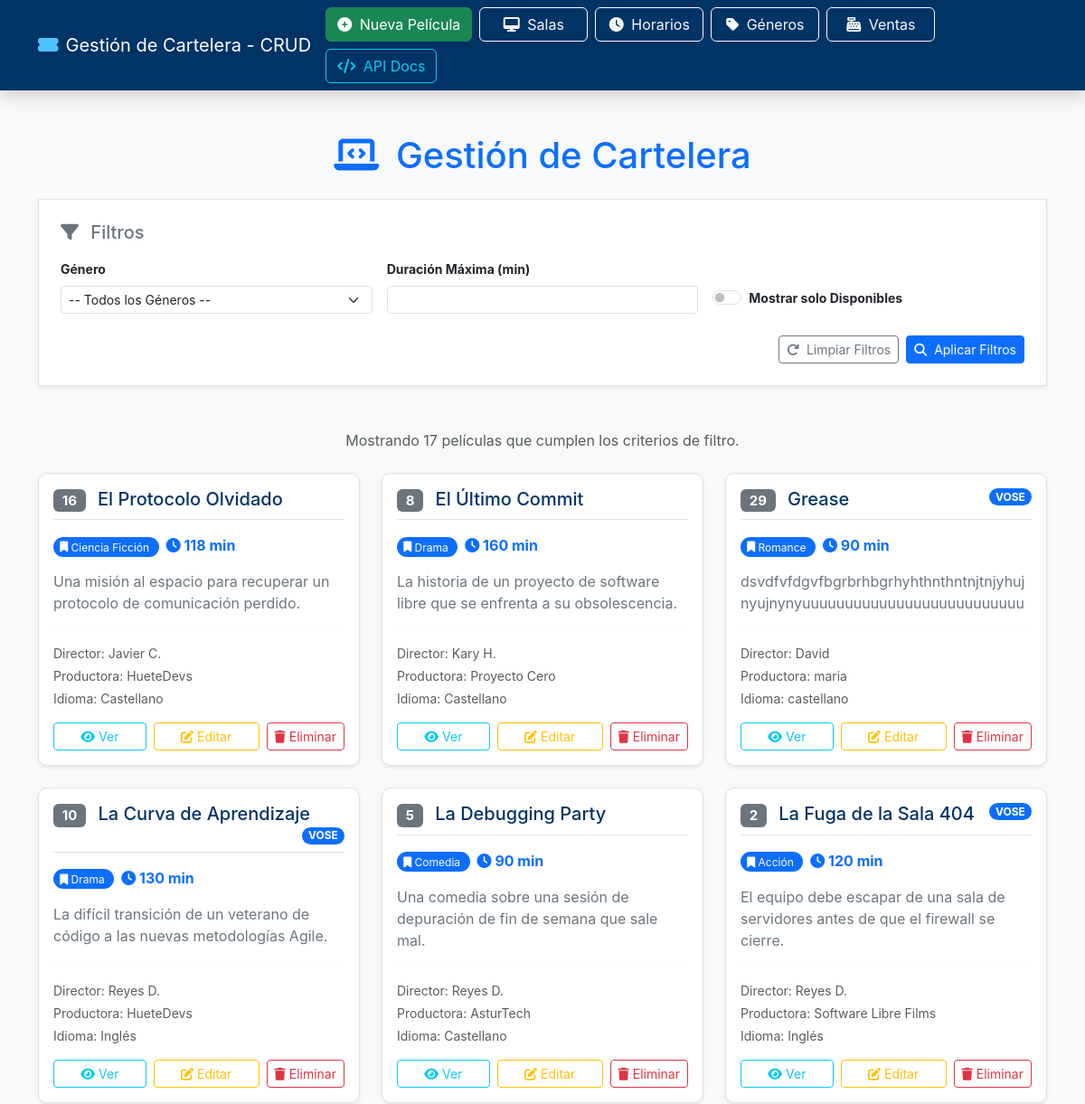
Before: / (upper part) with the older database file.
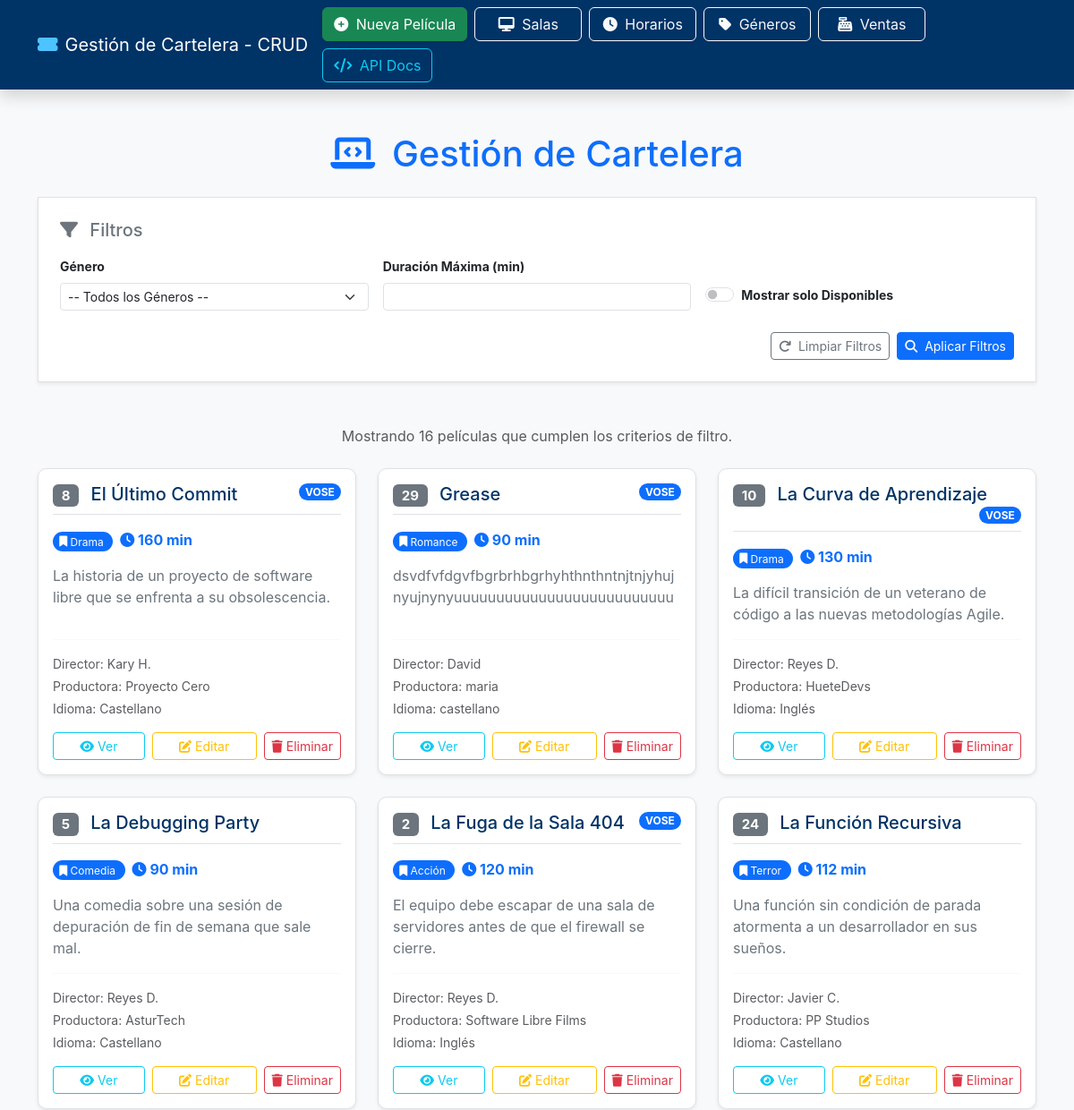
After: the same page with the newer database file.
### app/models/pelicula.py (models this page shows, shortened)
class PeliculaORM(Base):
    __tablename__ = "peliculas"
    id: Mapped[int] = mapped_column(primary_key=True, autoincrement=True)
    titulo: Mapped[str] = mapped_column(String(255), nullable=False)
    genero_id: Mapped[int] = mapped_column(ForeignKey("generos.id"), nullable=False)
    duracion: Mapped[int] = mapped_column(Integer, nullable=False) # int, no float
    disponible: Mapped[bool] = mapped_column(Boolean, default=True, nullable=False)
    director: Mapped[str | None] = mapped_column(String(100), nullable=True)
    descripcion: Mapped[str | None] = mapped_column(String(1000), nullable=True)
    trailer: Mapped[str | None] = mapped_column(String(255), nullable=True)
    productora: Mapped[str | None] = mapped_column(String(100), nullable=True)
    idioma: Mapped[str | None] = mapped_column(String(50), nullable=True)
    vose: Mapped[bool | None] = mapped_column(Boolean, nullable=True)
    actores: Mapped[list[str] | None] = mapped_column(JSON, nullable=True)
    genero: Mapped["GeneroORM"] = relationship(back_populates="peliculas")

### app/models/genero.py (models this page shows, shortened)
class GeneroORM(Base):
    __tablename__ = "generos"
    id: Mapped[int] = mapped_column(primary_key=True, autoincrement=True)
    nombre: Mapped[str] = mapped_column(String(100), nullable=False, unique=True)
    descripcion: Mapped[str | None] = mapped_column(String(500), nullable=True)
    peliculas: Mapped[List["PeliculaORM"]] = relationship(
        back_populates="genero",
        cascade="all, delete-orphan" # Opcional: si borro un género, borra sus películas
    )

### app/main.py (the view)
@app.get("/", tags=["Web UI"])
def homepage_cartelera(
    request: Request,
    db: Session = Depends(get_db),
    genero_id: Optional[str] = Query(None),
    duracion_max: Optional[str] = Query(None),
    disponible: Optional[str] = Query(None) # Recibe "True" o None
):
    clean_genero_id = int(genero_id) if genero_id and genero_id.isdigit() else None
    clean_duracion_max = int(duracion_max) if duracion_max and duracion_max.isdigit() else None
    filtro_disponible_bool = disponible == "True"
    peliculas = pelicula_service.get_peliculas_filtradas(
        db=db,
        genero_id=clean_genero_id,
        duracion_max=clean_duracion_max,
        disponible=filtro_disponible_bool
    )
    generos_disponibles = genero_service.get_all_generos(db)
    filtros_activos = {
        'genero_id': clean_genero_id,
        'duracion_max': clean_duracion_max,
        'disponible': filtro_disponible_bool
    }
    return templates.TemplateResponse(
        "index.html",
        {
            "request": request,
            "titulo": "Gestión de Cartelera - CRUD",
            "peliculas": peliculas,
            "generos": generos_disponibles,
            "filtros_activos": filtros_activos
        }
    )

### templates/index.html (shortened to what this page needs)
<!DOCTYPE html>
<html lang="es">
<head>
    <link href="https://cdn.jsdelivr.net/npm/bootstrap@5.3.3/dist/css/bootstrap.min.css" rel="stylesheet"
        xintegrity="sha384-QWTKZyjpPEjISv5WaRU9OFeRpok6YctnYmDr5pNlyT2bRjXh0JMhjY6hW+ALEwIH">
    <link rel="stylesheet" href="https://cdnjs.cloudflare.com/ajax/libs/font-awesome/6.5.2/css/all.min.css"
        xintegrity="sha512-SnH5WK+bZxgPHs44uWIX+LLMDJzL3gUq73K2qI90U8v8lC6W9lJvGvE8j+N5i3F3aH8O/2p1x9h6O2A1g==" />
</head>
<body>
    <nav class="navbar navbar-expand-lg navbar-dark shadow sticky-top">
        <div class="container">
            <a class="navbar-brand d-flex align-items-center" href="/">
                <i class="fas fa-ticket-alt me-2"></i>
                {{ titulo }}
            </a>
            <div class="collapse navbar-collapse" id="navbarNav">
                <div class="d-flex flex-wrap ms-auto gap-2 py-2 py-lg-0">
                    <a href="/peliculas/nueva" class="btn btn-success shadow-sm btn-entity">
                        <i class="fas fa-plus-circle me-1"></i> Nueva Película
                    </a>
                    <a href="/salas/" class="btn btn-outline-light btn-entity">
                        <i class="fas fa-desktop me-1"></i> Salas
                    </a>
                    <a href="/horarios/" class="btn btn-outline-light btn-entity">
                        <i class="fas fa-clock me-1"></i> Horarios
                    </a>
                    <a href="/generos/gestion" class="btn btn-outline-light btn-entity">
                        <i class="fas fa-tag me-1"></i> Géneros
                    </a>
                    <a href="/ventas/" class="btn btn-outline-light btn-entity">
                        <i class="fas fa-cash-register me-1"></i> Ventas
                    </a>
                    <a href="/docs" target="_blank" class="btn btn-outline-info btn-entity">
                        <i class="fas fa-code me-1"></i> API Docs
                    </a>
                </div>
            </div>
        </div>
    </nav>
    <main class="container my-5">
        <h1 class="text-center mb-4 text-primary-accent"><i class="fas fa-laptop-code me-2"></i> Gestión de Cartelera</h1>
        <form method="GET" action="/" class="p-4 mb-5 border rounded-lg bg-white shadow-sm">
            <h5 class="mb-3 text-secondary"><i class="fas fa-filter me-2"></i> Filtros</h5>
            <div class="row g-3">
                <div class="col-md-4">
                    <label for="genero_id" class="form-label small fw-bold">Género</label>
                    <select class="form-select form-select-sm" id="genero_id" name="genero_id">
                        <option value="">-- Todos los Géneros --</option>
                    </select>
                </div>
                <div class="col-md-4">
                    <label for="duracion_max" class="form-label small fw-bold">Duración Máxima (min)</label>
                    <input type="number" class="form-control form-control-sm" id="duracion_max" name="duracion_max" min="0"
                           value="{{ filtros_activos.duracion_max if filtros_activos.duracion_max else '' }}">
                </div>
                <div class="col-md-4 d-flex align-items-end">
                    <div class="form-check form-switch pb-1">
                        <input class="form-check-input" type="checkbox" id="disponible" name="disponible"
                               value="True" {% if filtros_activos.disponible %}checked{% endif %}>
                        <label class="form-check-label small fw-bold" for="disponible">
                            Mostrar solo Disponibles
                        </label>
                    </div>
                </div>
            </div>
            <div class="d-flex justify-content-end gap-2 mt-4">
                <a href="/" class="btn btn-outline-secondary btn-sm"><i class="fas fa-redo me-1"></i> Limpiar Filtros</a>
                <button type="submit" class="btn btn-primary btn-sm"><i class="fas fa-search me-1"></i> Aplicar Filtros</button>
            </div>
        </form>
        <p class="text-center text-muted mb-4">Mostrando {{ peliculas|length }} películas que cumplen los criterios de filtro.</p>
        <div class="row row-cols-1 row-cols-md-2 row-cols-lg-3 g-4">
            {% for pelicula in peliculas %}
            <div class="col">
                <div class="card h-100 shadow-sm">
                    <div class="card-body d-flex flex-column">
                        <h5 class="card-title border-bottom pb-2 mb-3">
                            <span class="badge bg-secondary me-2">{{ pelicula.id }}</span>
                            {{ pelicula.titulo }}
                            {% if pelicula.vose %}
                                <span class="badge bg-primary genre-badge float-end">VOSE</span>
                            {% endif %}
                        </h5>
                        <div class="mb-3">
                            <span class="genre-badge bg-primary text-white me-2">
                                <i class="fas fa-bookmark"></i>
                                {{ pelicula.genero.nombre if pelicula.genero else 'Sin Género' }}
                            </span>
                            <span class="duration">
                                <i class="fas fa-clock"></i> {{ pelicula.duracion }} min
                            </span>
                        </div>
                        <p class="card-text text-secondary">{{ pelicula.descripcion|truncate(150) }}</p>
                        <div class="mt-auto pt-3 border-top border-light">
                            <p class="mb-1 small text-muted">Director: {{ pelicula.director if pelicula.director else 'Desconocido' }}</p>
                            <p class="mb-1 small text-muted">Productora: {{ pelicula.productora if pelicula.productora else 'N/A' }}</p>
                            <p class="mb-1 small text-muted">Idioma: {{ pelicula.idioma if pelicula.idioma else 'N/A' }}</p>
                            <div class="d-flex gap-2 mt-3">
                                <a href="/peliculas/{{ pelicula.id }}" class="btn btn-outline-info btn-sm flex-fill">
                                    <i class="fas fa-eye"></i> Ver
                                </a>
                                <a href="/peliculas/editar/{{ pelicula.id }}" class="btn btn-outline-warning btn-sm flex-fill">
                                    <i class="fas fa-edit"></i> Editar
                                </a>
                                <button type="button"
                                        class="btn btn-outline-danger btn-sm"
                                        data-bs-toggle="modal"
                                        data-bs-target="#deleteConfirmModal"
                                        data-pelicula-id="{{ pelicula.id }}"
                                        data-pelicula-titulo="{{ pelicula.titulo }}">
                                    <i class="fas fa-trash"></i> Eliminar
                                </button>
                            </div>
                        </div>
                    </div>
                </div>
            </div>
            {% endfor %}
        </div>
    </main>
</body>
</html>

### templates/index.html (style rules this page uses)
body { background-color: #f8f9fa; color: #212529; font-family: 'Inter', sans-serif; }
.navbar { background-color: #003366 !important; }
.navbar-brand i { color: #4dc3ff; }
.card { background-color: #ffffff; border: 1px solid #dee2e6; transition: transform 0.2s, box-shadow 0.2s; border-radius: 10px; box-shadow: 0 4px 8px rgba(0, 51, 102, 0.05); }
.card-title { color: #003366 !important; }
.genre-badge { font-size: 0.75rem; padding: 0.3em 0.6em; border-radius: 50px; }
.duration { font-weight: bold; color: #0d6efd; }
.text-primary-accent { color: #0d6efd !important; }
.btn-entity { white-space: nowrap; min-width: 120px; }

Changed rows visible on the page:
removed PeliculaORM: id "16", titulo "El Protocolo Olvidado", genero "Ciencia Ficción", duracion "118", descripcion "Una misión al espacio para recuperar un protocolo de comunicación perdido.", director "Javier C.", productora "HueteDevs", idioma "Castellano"
changed PeliculaORM "El Último Commit": now shows "VOSE"
now on this page (row unchanged): PeliculaORM: id "24", titulo "La Función Recursiva", genero "Terror", duracion "112", descripcion "Una función sin condición de parada atormenta a un desarrollador en sus sueños.", director "Javier C.", productora "PP Studios", idioma "Castellano"
Other visible differences:
{{ peliculas|length }}: "17" → "16"
